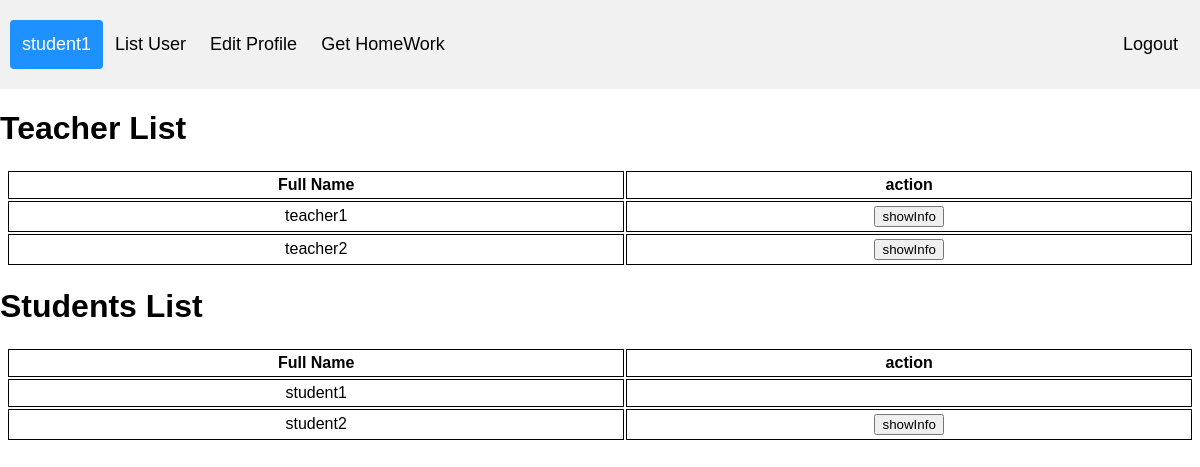
The page /listUser.php (signed in) on the database its author committed.
### tables this page shows
CREATE TABLE `users` (
  `username` text NOT NULL,
  `password` text NOT NULL,
  `role` text NOT NULL,
  `id` int(11) NOT NULL,
  `phone` text DEFAULT NULL,
  `fullname` text DEFAULT NULL,
  `email` text DEFAULT NULL,
  `homework` int(11) DEFAULT NULL
);

### listUser.php (the view, shortened to what this page needs)
<?php
    require('index.php');
    if (!isset($_SESSION['id']))
    {
        header("Location: login.php");
        exit();
    }
    else
    {
            $sql = "SELECT fullname, id FROM users  WHERE role = 'teacher'";
            $result = $conn->query($sql);
            $user = $result->fetch_assoc();
            $sql1 = "SELECT fullname, id FROM users  WHERE role = 'student'";
            $result1 = $conn->query($sql1);
            $user1 = $result1->fetch_assoc();
           ?>
            <!DOCTYPE html>
            <html>
            <head>
            </head>
            <body>
                <h1>Teacher List</h1>
                <table>
                    <tr>
                        <th>Full Name</th>
                        <th>action </th>
                    </tr>
                    <?php
                        do
                        {
                            echo "<tr>";
                            echo "<td>" . $user["fullname"] . "</td>";
                            echo "<td>";
                            if($_SESSION['fullname'] ===  $user["fullname"])
                            {
                                continue;
                            }
                            else
                            {
                                echo "<a href='showInfo.php?id=".$user["id"]."'><button type='button'>showInfo</button></a>";
                            }
                            echo "</td>";
                            echo "</tr>";
                        }while ($user = $result->fetch_assoc())
                    ?>
                </table>
                <h1>Students List</h1>
                <table>
                    <tr>
                        <th>Full Name</th>
                        <th>action </th>
                    </tr>
                    <?php
                        do
                        {
                            echo "<tr>";
                            echo "<td>" . $user1["fullname"] . "</td>";
                            echo "<td>";
                            if($_SESSION['fullname'] ===  $user1["fullname"])
                            {
                                continue;
                            }
                            else
                            {
                                echo "<a href='showInfo.php?id=".$user1["id"]."'><button type='button'>showInfo</button></a>";
                            }
                            echo "</td>";
                            echo "</tr>";
                        }while ($user1 = $result1->fetch_assoc())
                    ?>
                </table>
            </body>
            </html>
        <?php
    }
?>

### index.php (style rules this page uses)
* { box-sizing: border-box; }
body { margin: 0; font-family: Arial, Helvetica, sans-serif; }

### listUser.php (style rules this page uses)
table { width: 99%; margin: 0 auto; }
th, td { border: 1px solid black; padding: 4px; text-align: center; }

### rows shown on the page
users: fullname "teacher1"
users: fullname "teacher2"
users: fullname "student1"
users: fullname "student2"

### other values the page prints
$_SESSION['fullname'] "student1"
